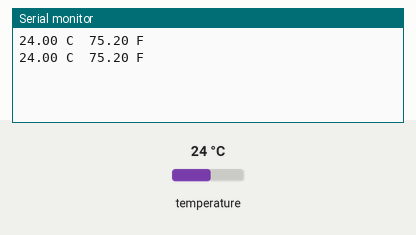
Recording of a sketch running on a simulated Arduino Uno, built with avr-gcc and run on an emulated ATmega328P. Parts: the last lines printed to the serial monitor. The test bench sets the inputs (shaded band); at power-on: temperature 24 °C.

Above: at 4.3 s.
4.4 s: temperature set to 12 °C
At 7.4 s:
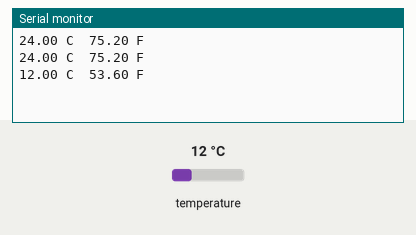
8.1 s: temperature set to 19 °C
At 9.5 s:
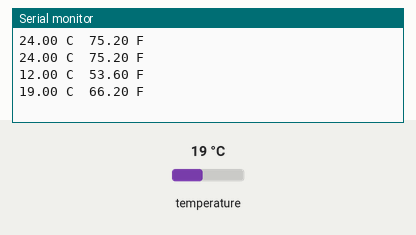
Timing chart, 0 to 11.1 s (numbered marks = the images above; inputs shaded):
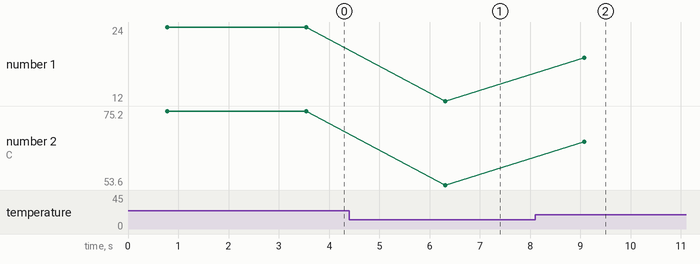

Measured:
- after the input at 4.4 s, the serial monitor: prints a new line after 1.9 s (image 1)
- after the input at 8.1 s, the serial monitor: prints a new line after 0.97 s (image 2)
- plotted number 1: 24 → 12 after the input at 4.4 s, 12 → 19 after the input at 8.1 s
- plotted number 2: 75.2 → 53.6 after the input at 4.4 s, 53.6 → 66.2 after the input at 8.1 s

The sketch:

C_and_F.ino
```cpp
#include <OneWire.h>
#include <DallasTemperature.h>

#define ONE_WIRE_BUS 8

OneWire oneWire(ONE_WIRE_BUS);

DallasTemperature sensors(&oneWire);

float Celsius = 0;
float Fahrenheit = 0;

void setup() {
  sensors.begin();
  Serial.begin(9600);
}

void loop() {
  temp();
}

void temp() {
  sensors.requestTemperatures();

  Celsius = sensors.getTempCByIndex(0);
  Fahrenheit = sensors.toFahrenheit(Celsius);

  Serial.print(Celsius);
  Serial.print(" C  ");
  Serial.print(Fahrenheit);
  Serial.println(" F");

  delay(2000);
}
```
